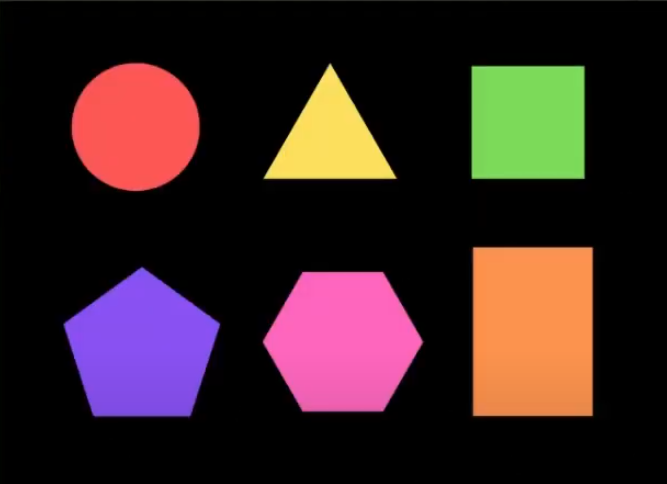
#> input picture OpenCV/Representación y Descripción/Figuras.png, 667 x 484 px
$ python descriptores_contorno_cerco.py
#> lines starting #> are read from the running program, lines starting #| are printed output that depends on the picture; after the words box and inside, x2 and y2 are one past the last pixel; in counts of white or black regions, pixels touching at a corner belong together; long printed decimals are rounded
#> further down, im is the input picture: shape (484, 667, 3); mean B, G, R 35.9, 35.9, 56.6
#> `im = cv.cvtColor(im,cv.COLOR_BGR2HSV)`: im: shape (484, 667, 3); mean H, S, V 24.6, 64.2, 65.5
import cv2 as cv
import matplotlib.pyplot as plt
import numpy as np


def descriptores(im,i):

#> called with i = 0
    _,_,im_v = cv.split(im)
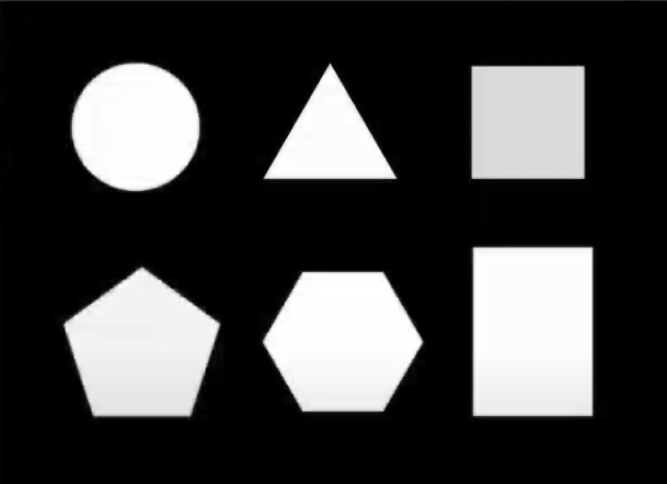
#> im_v: shape (484, 667); min 0, max 255, mean 65.5

    _, im_bin = cv.threshold(im_v, 100, 255, cv.THRESH_BINARY)
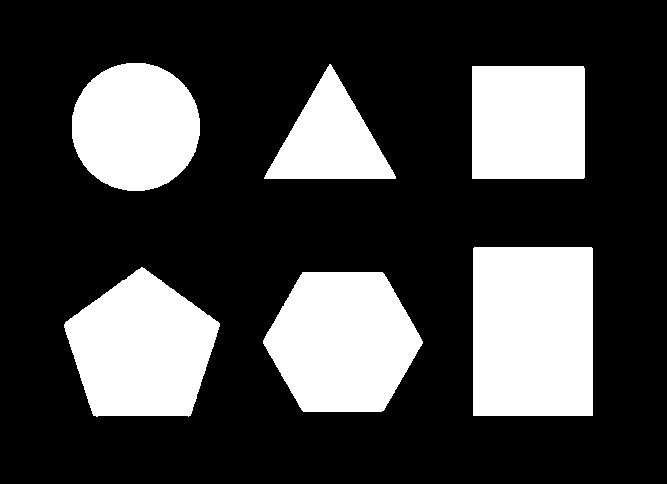
#> im_bin: shape (484, 667); 27% white; 6 white regions
    contornos, _ = cv.findContours(im_bin,cv.RETR_TREE,cv.CHAIN_APPROX_SIMPLE)
#> contornos = 6 contours; box (x1, y1, x2, y2) and area: (473, 247, 593, 416) 19991, (263, 272, 423, 412) 16715, (64, 267, 220, 417) 16055, (72, 63, 200, 191) 12792, (472, 66, 585, 179) 12542, (264, 64, 396, 179) 7636
    contorno_i = [contornos[i]]  # Solo cojo un Contorno
#> contorno_i = 1 contour; box (x1, y1, x2, y2) and area: (263, 272, 423, 412) 16715
    im_contorno = np.zeros(im_v.shape)
    cv.drawContours(im_contorno, contorno_i, -1, (255,255,255), 2)
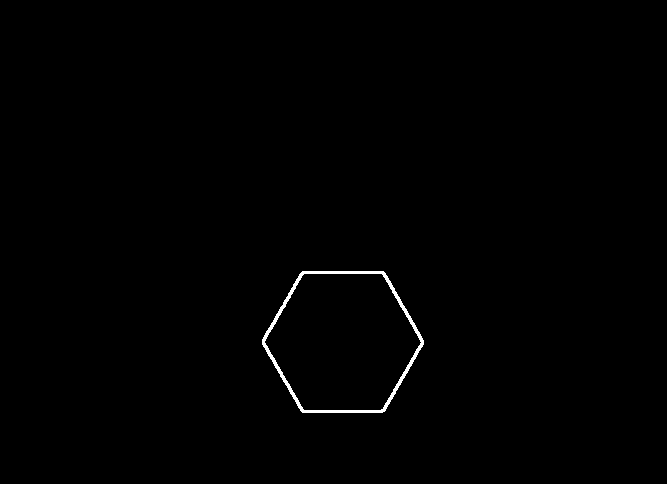
#> im_contorno: shape (484, 667) float64; 0.5% white; 1 white region, box (x1, y1, x2, y2) and area: (262, 271, 424, 413) 1628

    contorno = contorno_i[0]
#> contorno = contour of 228 points, box (x1, y1, x2, y2) (263, 272, 423, 412), area 16715
    M = cv.moments(contorno)
#> M = moments, m00 16715, centre m10/m00, m01/m00 = (342.4, 341.4)
    Cx = int(M['m10']/M['m00'])
#> Cx = 342
    Cy = int(M['m01']/M['m00'])
#> Cy = 341

    area = cv.contourArea(contorno)
#> area = 16715
    perimeter = cv.arcLength(contorno,True)
#> perimeter = 503.4
    print("Area:", area)
#| Area: 16715.0
    print("Perímetro:",perimeter)
#| Perímetro: 503.446

    epsilon = 0.01*perimeter
#> epsilon = 5.03
    poligono_approx = cv.approxPolyDP(contorno,epsilon,True)
#> poligono_approx = [[302, 272], [263, 340], [299, 406], [383, 410], [422, 343], [382, 272]]
    poligono_approx = np.array(poligono_approx)
    poligono_approx = np.concatenate((poligono_approx,poligono_approx[:1]),axis=0)
#> poligono_approx = [[302, 272], [263, 340], [299, 406], [383, 410], [422, 343], [382, 272], [302, 272]]

    cerco_convexo = cv.convexHull(contorno)
#> cerco_convexo = contour of 25 points, box (x1, y1, x2, y2) (263, 272, 423, 412), area 16858
    cerco_convexo = cerco_convexo[:,0,:]
#> cerco_convexo = 25 pairs, first value 263 to 422, second value 272 to 411
    cerco_convexo = np.concatenate((cerco_convexo,cerco_convexo[:1]),axis=0)
#> cerco_convexo = 26 pairs, first value 263 to 422, second value 272 to 411

    x,y,w,h = cv.boundingRect(contorno)
#> x = 263; y = 272; w = 160; h = 140

    aspectRatio = w/h
#> aspectRatio = 1.14
    extent = area/(w*h)
#> extent = 0.746
    solidity = area/cv.contourArea(cerco_convexo)
#> solidity = 0.992
    equiDIa = np.sqrt(4*area/np.pi)
#> equiDIa = 145.9
    _,_,_angle = cv.fitEllipse(contorno)

    print("AspectRatio:", aspectRatio)
#| AspectRatio: 1.143
    print("Extent:", extent)
#| Extent: 0.7462
    print("Solidity:", solidity)
#| Solidity: 0.9915
    print("EquiDIa:", equiDIa)
#| EquiDIa: 145.884
    print("Angle:", _angle)
#| Angle: 177.697

    plt.figure()

    plt.subplot(2,3,1)
    plt.imshow(im_v, cmap='gray')
    plt.title("Foto (Value)")

    plt.subplot(2,3,2)
    plt.imshow(im_contorno, cmap='gray')
    plt.title("Contorno")

    plt.subplot(2,3,3)
    plt.imshow(im_contorno, cmap='gray')
    plt.plot(Cx,Cy,'r*')
    plt.title("Centro")

    plt.subplot(2,3,4)
    plt.imshow(im_bin, cmap='gray')
    plt.plot(poligono_approx[:,0,0],poligono_approx[:,0,1],'r')
    plt.title("Aproximación Poligonal")

    plt.subplot(2,3,5)
    plt.imshow(im_bin, cmap='gray')
    plt.plot(cerco_convexo[:,0],cerco_convexo[:,1],'r')
    plt.title("Cerco Convexo")

    plt.subplot(2,3,6)
    im_cerco = cv.merge((im_bin,im_bin,im_bin))
#> im_cerco: shape (484, 667, 3); mean H, S, V 68.8, 68.8, 68.8
    cv.rectangle(im_cerco,(x,y),(x+w,y+h),(255,0,0),6)
#> im_cerco: shape (484, 667, 3); mean H, S, V 71.6, 68.3, 68.3
    plt.imshow(im_cerco)
    plt.title("Cerco Rectangular")

    plt.show()
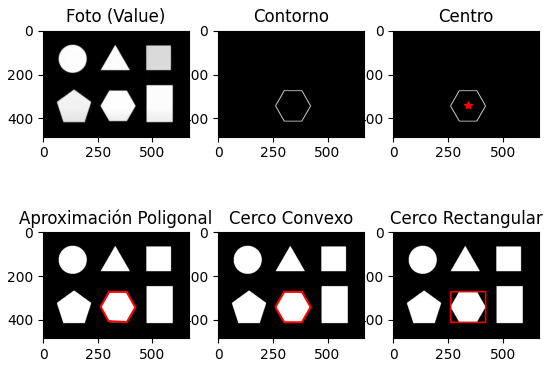
#> figure drawn by matplotlib, 6 panels


if __name__ == '__main__':
    im = cv.imread("Figuras.png")
    im = cv.cvtColor(im,cv.COLOR_BGR2HSV)

    descriptores(im,0) # 5, 4, 3, 1, 0, 2
